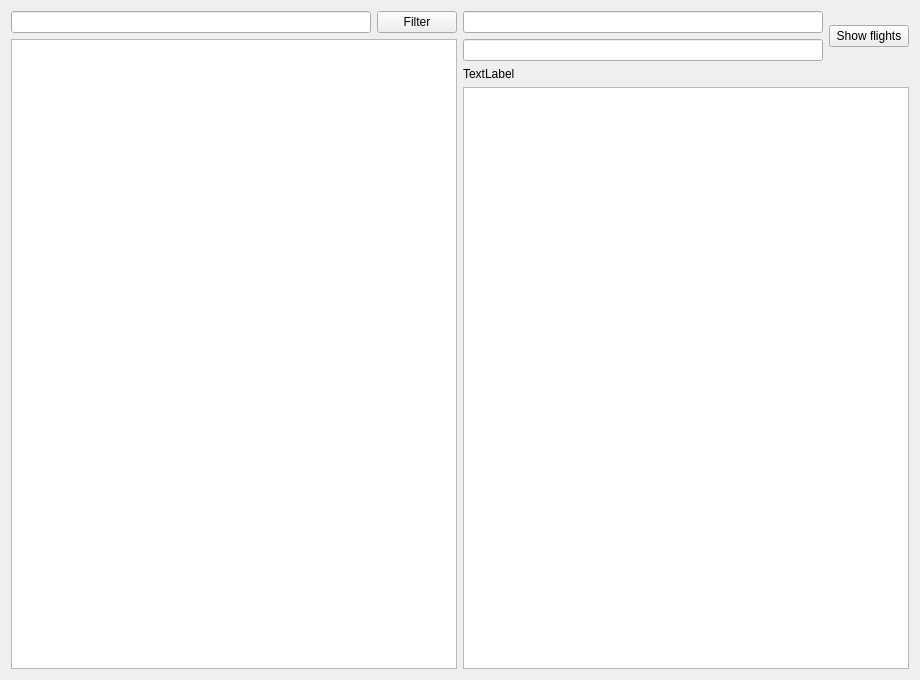
<?xml version="1.0" encoding="UTF-8"?>
<ui version="4.0">
 <class>GUI</class>
 <widget class="QWidget" name="GUI">
  <property name="geometry">
   <rect>
    <x>0</x>
    <y>0</y>
    <width>920</width>
    <height>680</height>
   </rect>
  </property>
  <property name="windowTitle">
   <string>GUI</string>
  </property>
  <layout class="QHBoxLayout" name="horizontalLayout_3">
   <item>
    <layout class="QVBoxLayout" name="verticalLayout_4">
     <item>
      <layout class="QHBoxLayout" name="horizontalLayout">
       <item>
        <widget class="QLineEdit" name="filterLineEdit"/>
       </item>
       <item>
        <widget class="QPushButton" name="filterButton">
         <property name="text">
          <string>Filter</string>
         </property>
        </widget>
       </item>
      </layout>
     </item>
     <item>
      <widget class="QListWidget" name="mainListWidget"/>
     </item>
    </layout>
   </item>
   <item>
    <layout class="QVBoxLayout" name="verticalLayout_3">
     <item>
      <layout class="QVBoxLayout" name="verticalLayout_2">
       <item>
        <layout class="QHBoxLayout" name="horizontalLayout_2">
         <item>
          <layout class="QVBoxLayout" name="verticalLayout">
           <item>
            <widget class="QLineEdit" name="destinationLineEdit"/>
           </item>
           <item>
            <widget class="QLineEdit" name="timeLineEdit"/>
           </item>
          </layout>
         </item>
         <item>
          <widget class="QPushButton" name="showButton">
           <property name="text">
            <string>Show flights</string>
           </property>
          </widget>
         </item>
        </layout>
       </item>
       <item>
        <widget class="QLabel" name="label">
         <property name="text">
          <string>TextLabel</string>
         </property>
        </widget>
       </item>
      </layout>
     </item>
     <item>
      <widget class="QListWidget" name="secondaryListWidget"/>
     </item>
    </layout>
   </item>
  </layout>
 </widget>
 <resources/>
 <connections/>
</ui>
